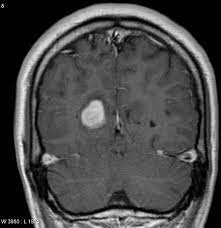
%> input picture 3Perfect.jpg, 221 x 228 px
$ octave Image_Enhancement.m   (GNU Octave 9; MATLAB toolbox functions it lacks are replaced by stand-ins)
%> lines starting %> are read from the running program, lines starting %| are printed output that depends on the picture; in (x1, y1, x2, y2) boxes, pixels count from 0 and x2, y2 are one past the last pixel; in counts of white or black regions, pixels touching at a corner belong together; the program's own positions count from 1
I = imread('3Perfect.jpg');
%> I is the input picture: size 228x221x3 uint8; min 0, max 253, mean 72.5
subplot(1,3,1);imshow(I);title('Brain MRI Image');
handles.ImgData = I;
X = handles.ImgData;
gray = rgb2gray(X);
level = graythresh(X);
%> level = 0.224
img = imbinarize(gray,.6);
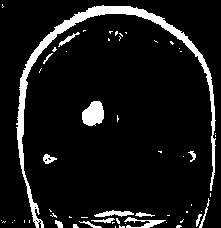
%> img: size 228x221 logical; 8.8% white; 58 white regions (44 under 20 px), largest, box (x1, y1, x2, y2) and area: (16, 5, 216, 228) 2908, (82, 101, 104, 126) 417, (124, 217, 166, 228) 181
img = bwareaopen(img,80);
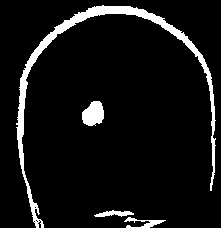
%> img: size 228x221 logical; 7.3% white; 4 white regions, box (x1, y1, x2, y2) and area: (16, 5, 216, 228) 2908, (82, 101, 104, 126) 417, (124, 217, 166, 228) 181, (94, 210, 134, 217) 160
subplot(1,3,2);imshow(img);title('Tumor Enhanced');
Y=imfuse(I,img);
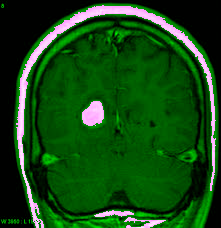
%> Y: size 228x221x3 uint8; mean R, G, B 18.6, 73.2, 18.6
subplot(1,3,3);imshow(Y);title('Enhanced MRI');
